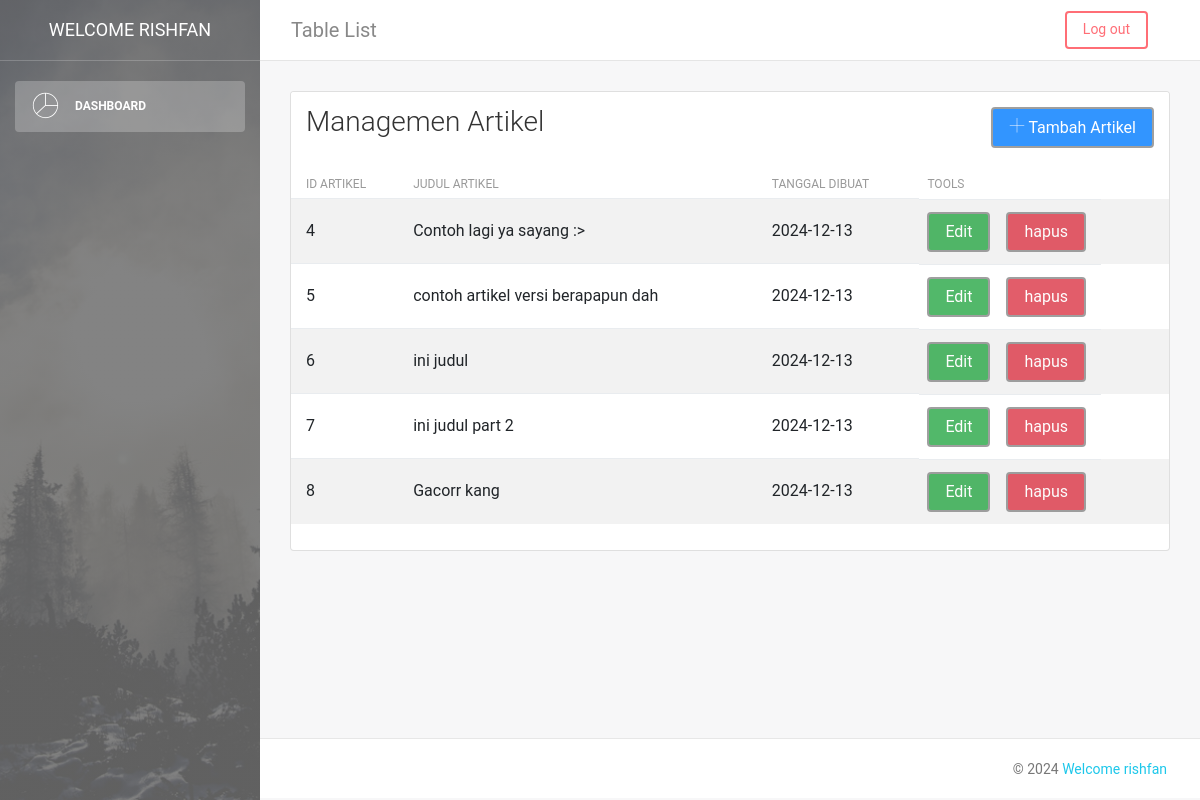
The page /dashboard/examples/dashboard.php (signed in) on the database its author committed.
### tables this page shows
CREATE TABLE `artikel` (
  `id_artikel` int(11) NOT NULL,
  `judul_artikel` varchar(255) NOT NULL,
  `isi_artikel` text NOT NULL,
  `tgl_dibuat` date DEFAULT NULL,
  `heroImg` varchar(255) NOT NULL
);

### dashboard/examples/dashboard.php (the view, shortened to what this page needs)
<?php
include 'koneksi.php';
?>
<!DOCTYPE html>
<html lang="en">
<head>
    <link rel="stylesheet" href="https://maxcdn.bootstrapcdn.com/font-awesome/latest/css/font-awesome.min.css" />
    <link href="../assets/css/bootstrap.min.css" rel="stylesheet" />
    <link href="../assets/css/light-bootstrap-dashboard.css?v=2.0.0 " rel="stylesheet" />
    <link href="../assets/css/demo.css" rel="stylesheet" />
</head>
<body>
    <div class="wrapper">
        <div class="sidebar" data-image="../assets/img/sidebar-5.jpg" data-color="black">
            <div class="sidebar-wrapper">
                <div class="logo">
                    <a href="#" class="simple-text">
                    Welcome <?= $_SESSION['username'] ?>
                    </a>
                </div>
                <ul class="nav">
                    <li class="nav-item active">
                        <a class="nav-link" href="dashboard.php">
                            <i class="nc-icon nc-chart-pie-35"></i>
                            <p>Dashboard</p>
                        </a>
                    </li>
                </ul>
            </div>
        </div>
        <div class="main-panel">
            <nav class="navbar navbar-expand-lg " color-on-scroll="500">
                <div class="container-fluid">
                    <a class="navbar-brand" href="#pablo"> Table List </a>
                    <div class="collapse navbar-collapse justify-content-end" id="navigation">
                        <ul class="nav navbar-nav mr-auto">
                            <li class="nav-item">
                                <a href="#" class="nav-link" data-toggle="dropdown">
                                </a>
                            </li>
                        </ul>
                        <ul class="navbar-nav ml-auto">
                            <li class="nav-item">
                                <a class="nav-link" href="../../login/logout.php">
                                    <span class="no-icon btn btn-danger">Log out</span>
                                </a>
                            </li>
                        </ul>
                    </div>
                </div>
            </nav>
            <div class="content">
                <div class="container-fluid">
                    <div class="row">
                        <div class="col-md-12">
                            <div class="card strpied-tabled-with-hover">
                                <div class="card-header d-flex justify-content-between">
                                    <h3 class="card-title">Managemen Artikel</h3>
                                    <a href="tambahArtikel.php" class="btn bg-primary text-white"><i class="nc-icon nc-simple-add"></i> Tambah Artikel</a>
                                </div>
                                <div class="card-body table-full-width table-responsive">
                                    <table class="table table-hover table-striped">
                                        <thead>
                                            <th>ID Artikel</th>
                                            <th>Judul Artikel</th>
                                            <th>Tanggal Dibuat</th>
                                            <th>Tools</th>
                                        </thead>
                                        <tbody>
                                            <?php
                                            $query = "SELECT * FROM artikel";
                                            $result = mysqli_query($koneksi, $query);
                                            if(mysqli_num_rows($result) > 0):
                                                while($row = mysqli_fetch_assoc($result)):
                                                    $id = $row['id_artikel'];
                                            ?>
                                            <tr>
                                                <td><?= $row['id_artikel']; ?></td>
                                                <td><?= $row['judul_artikel'] ?></td>
                                                <td><?= $row['tgl_dibuat'] ?></td>
                                                <td>
                                                   <a href="editArtikel.php?id=<?= $id ?>" class="btn bg-success text-white mr-3">
                                                    Edit
                                                   </a>
                                                   <a href="?id=<?= $id ?>" class="btn bg-danger text-white" onclick="return confirm('Apakah Anda yakin ingin menghapus artikel ini?')">
                                                    hapus
                                                   </a>
                                                </td>
                                            </tr>
                                            <?php
                                                endwhile;
                                            endif;
                                            ?>
                                        </tbody>
                                    </table>
                                </div>
                            </div>
                        </div>
                    </div>
                </div>
            </div>
            <footer class="footer">
                <div class="container-fluid">
                    <nav>
                        <p class="copyright text-center">
                            ©
                            <a href="#">Welcome <?= $_SESSION['username'] ?>
                        </p>
                    </nav>
                </div>
            </footer>
        </div>
    </div>
</body>
</html>

### rows shown on the page
artikel: id_artikel "4", judul_artikel "Contoh lagi ya sayang :>", tgl_dibuat "2024-12-13"
artikel: id_artikel "5", judul_artikel "contoh artikel versi berapapun dah", tgl_dibuat "2024-12-13"
artikel: id_artikel "6", judul_artikel "ini judul", tgl_dibuat "2024-12-13"
artikel: id_artikel "7", judul_artikel "ini judul part 2", tgl_dibuat "2024-12-13"
artikel: id_artikel "8", judul_artikel "Gacorr kang", tgl_dibuat "2024-12-13"

### other values the page prints
$_SESSION['username'] "RISHFAN"
$_SESSION['username'] "rishfan"
